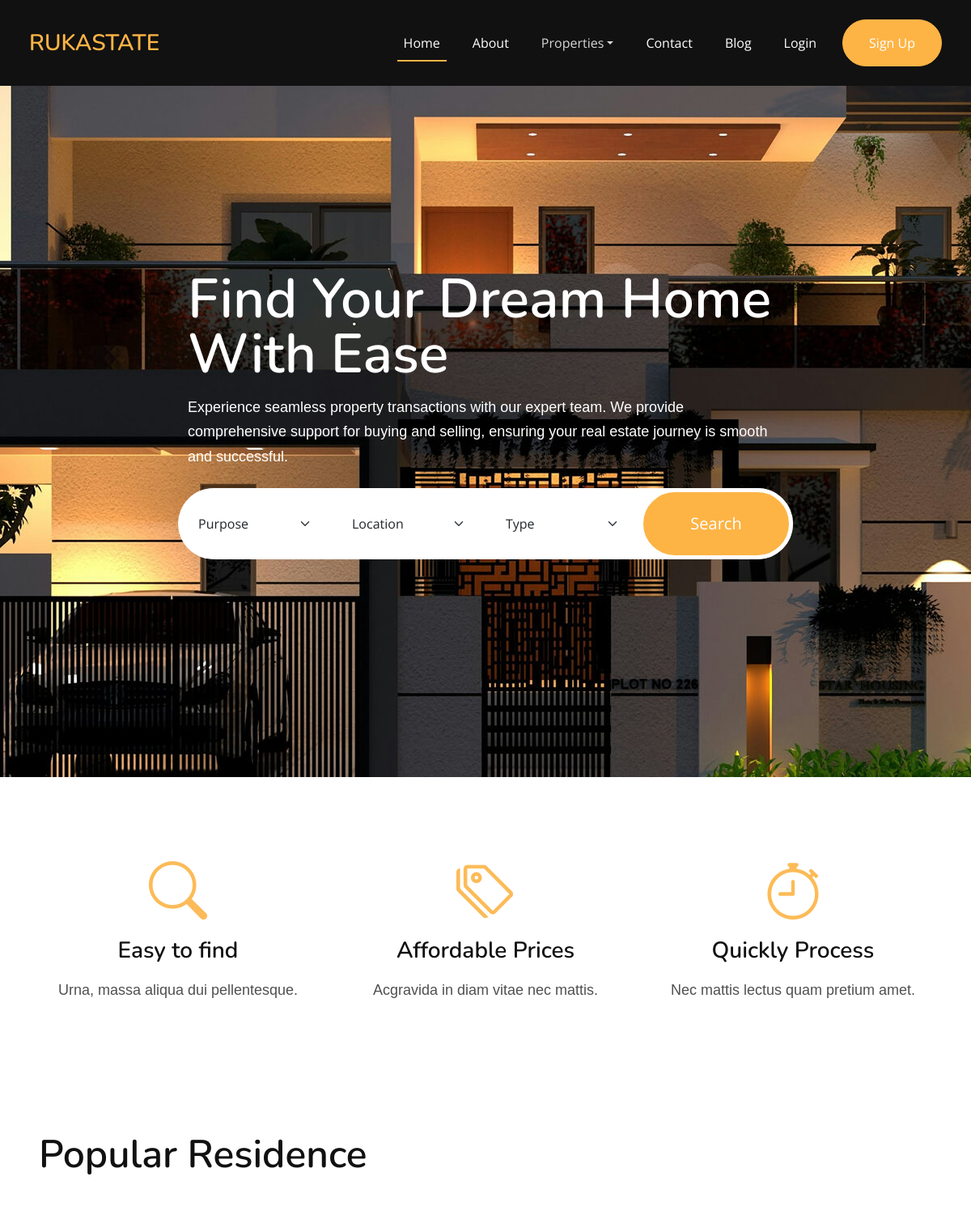
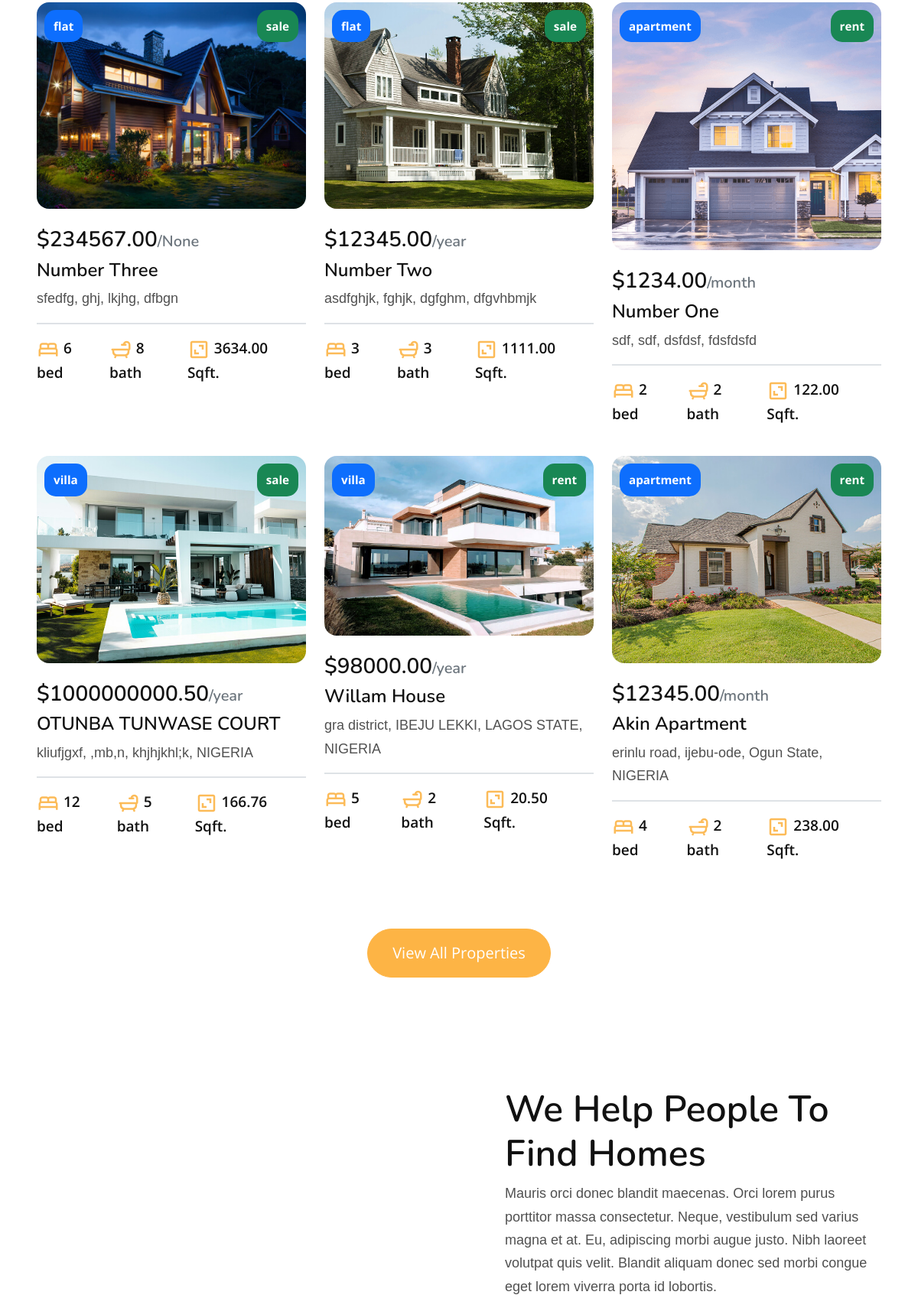
The page / (upper part) on the database its author committed (2 pictures, top to bottom).
### RukApp/models.py (models this page shows, shortened)
class Property(models.Model):
    property_name = models.TextField(max_length=50)
    bedrooms = models.IntegerField()
    bathrooms = models.IntegerField()
    property_size = models.DecimalField(max_digits=6, decimal_places=2)
    listing_type = models.CharField(max_length=10, choices=LISTING_TYPE_CHOICES)
    property_type = models.CharField(max_length=20, choices=PROPERTY_TYPE_CHOICES)
    price = models.DecimalField(max_digits=12, decimal_places=2)
    year_built = models.PositiveIntegerField()
    garage = models.BooleanField(default=False)
    property_description = models.TextField()
    Features_and_amenities = models.TextField()
    rent_duration = models.CharField(max_length=10, choices=RENT_DURATION_CHOICES, blank=True, null=True)
    main_PropertyImage = models.ImageField(upload_to='property_images/', null=True)
    created_at = models.DateTimeField(auto_now_add=True)
    Address = models.OneToOneField('Address', on_delete=models.CASCADE, related_name='property', blank=True, null=True )

class Address(models.Model):
    street = models.CharField(max_length=255)
    city = models.CharField(max_length=100)
    state = models.CharField(max_length=100)
    postal_code = models.CharField(max_length=20)
    country = models.CharField(max_length=100)
    def __str__(self):
        return f"{self.street}, {self.city}, {self.state}, {self.country}"

### RukApp/views.py (the view)
# urls.py: path('', views.index, name='index'),
def index(request):
    property = Property.objects.order_by('-created_at')[:6]
    return render(request, 'pages/index.html', {'property':property})

### templates/pages/index.html (shortened to what this page needs)
{% extends 'base.html' %}
{% block content %}
{% load static %}
{% include 'include/navbar.html' %}
  <section
  id="billboard"
  style="
        background: url({% static 'images/billboard.jpg' %});
        background-repeat: no-repeat;
        background-position: center;
        height: 960px;
        "
    >
    <div class="container padding-large">
      <div class="row justify-content-center">
        <div class="col-lg-8">
          <h1 class="text-capitalize text-white lh-1 my-3">
            Find Your Dream Home With Ease
          </h1>
          <p class="text-white mb-4">
            Experience seamless property transactions with our expert team. We
            provide comprehensive support for buying and selling, ensuring
            your real estate journey is smooth and successful.
          </p>
          <div class="row billboard-row rounded-pill align-items-center">
            <div class="col-lg-3">
              <select class="form-select mb-2 mb-lg-0" aria-label="Purpose">
                <option selected>Purpose</option>
                </select>
              </div>
              <div class="col-lg-3">
                <select class="form-select mb-2 mb-lg-0" aria-label="Location">
                  <option selected>Location</option>
                </select>
              </div>
              <div class="col-lg-3">
                <select class="form-select mb-2 mb-lg-0" aria-label="Type">
                  <option selected>Type</option>
                </select>
              </div>
              <div class="col-lg-3 p-md-0">
                <button
                type="submit"
                  class="btn btn-primary btn-lg billboard-search"
                  >
                  Search
                </button>
              </div>
            </div>
          </div>
        </div>
      </div>
    </section>
    <section id="about-us" class="padding-medium">
      <div class="container">
        <div class="row">
          <div class="text-center col-lg-4">
            <i class="bi bi-search text-primary display-2"></i>
            <h3 class="my-3">Easy to find</h3>
            <p>Urna, massa aliqua dui pellentesque.</p>
          </div>
          <div class="text-center col-lg-4">
            <i class="bi bi-tags text-primary display-2"></i>
            <h3 class="my-3">Affordable Prices</h3>
            <p>Acgravida in diam vitae nec mattis.</p>
          </div>
          <div class="text-center col-lg-4">
            <i class="bi bi-stopwatch text-primary display-2"></i>
            <h3 class="my-3">Quickly Process</h3>
            <p>Nec mattis lectus quam pretium amet.</p>
          </div>
        </div>
      </div>
    </section>
    <section id="residence">
      <div class="container-fluid px-md-5">
        <h2 class="text-capitalize m-0 py-lg-5">Popular Residence</h2>
        <div class="row">
          {% for property in property %}
          <div class="col-md-6 col-lg-4 mb-4">
              <div class="card position-relative overflow-hidden">
                <div class="image-wrapper position-relative">
                  <a href="{% url 'property_details' property.pk %}">
                    <img
                    src="{{ property.main_PropertyImage.url }}"
                    class="card-img-top rounded-4"
                    alt="Luxury apartment with modern kitchen"
                    />
                  </a>
                  <span class="property-label label-left-rent">{{ property.property_type }}</span>
                  <span class="property-label label-right">{{ property.listing_type }}</span>
                </div>
                <div class="card-body p-0">
                  <h3 class="pt-4">
                    ${{ property.price }}<span class="text-muted fs-5">/{{ property.rent_duration }}</span>
                  </h3>
                  <a href="{% url 'property_details' property.pk %}">
                    <h4 class="card-title">{{ property.property_name }}</h4>
                  </a>
                  <p class="card-text">
                    {{ property.Address }}
                  </p>
                  <div class="card-text border-top border-2 pt-3">
                    <ul class="d-flex">
                      <li class="residence-list pe-2 fw-semibold">
                        <svg class="text-primary" width="30" height="30">
                          <use xlink:href="#bed"></use>
                        </svg>
                       {{ property.bedrooms }} bed
                      </li>
                      <li class="residence-list pe-2 fw-semibold">
                        <svg class="text-primary" width="30" height="30">
                          <use xlink:href="#bath"></use>
                        </svg>
                       {{ property.bathrooms }} bath
                      </li>
                      <li class="residence-list pe-2 fw-semibold">
                        <svg class="text-primary" width="30" height="30">
                          <use xlink:href="#area"></use>
                        </svg>
                        {{ property.property_size }} Sqft.
                      </li>
                    </ul>
                  </div>
                </div>
              </div>
            </div>
            {% endfor %}
          </div>
        </div>
        <div class="residence-btn text-center">
          <a href="{% url 'properties' %}" class="btn btn-primary btn-lg my-5"
            >View All Properties</a
          >
        </div>
    </section>
    <section id="help" class="padding-medium">
      <div class="container-fluid px-md-5">
        <div class="row d-flex justify-content-between align-items-center">
          <div class="col-md-6">
            <div class="text-content ps-md-5 mt-4 mt-md-0">
              <h2 class="text-capitalize">We help people to find homes</h2>
              <p>
                Mauris orci donec blandit maecenas. Orci lorem purus porttitor
                massa consectetur. Neque, vestibulum sed varius magna et at. Eu,
                adipiscing morbi augue justo. Nibh laoreet volutpat quis velit.
                Blandit aliquam donec sed morbi congue eget lorem viverra porta
                id lobortis.
              </p>
            </div>
          </div>
        </div>
      </div>
    </section>
    {% endblock %}

### RukManager/static/style.css (style rules this page uses)
:root { --accent-color: #fdb445; --dark-color: #111111; --light-color: #FFFFFF; --grey-color: #83898F; --body-text-color: #111111; --light-text-color: #505050; --link-color: #092035; --bs-primary-rgb: 252, 187, 88; }
body { font-family: "Open Sans", sans-serif; font-weight: 400; font-size: 19px; line-height: 1.6em; color: var(--body-text-color); background-color: var(--light-color); }
h1, .h1, h2, .h2, h3, .h3, h4, .h4, h5, .h5, h6, .h6 { font-family: "Nunito", sans-serif; font-weight: 600; color: var(--body-text-color); }
h1, .h1 { font-size: 68px; }
h2, .h2 { font-size: 48px; }
ul { padding: 0; }
p { font-family: 'Work Sans', sans-serif; color: var(--light-text-color); font-size: 18px; }
a { color: var(--light-text-color); text-decoration: none; transition: all 0.3s ease-out; }
li.residence-list { list-style: none; margin-right: 10px; }
i { color: var(--light-text-color); }
.padding-large { padding-top: 20rem; }
.padding-medium { padding-top: 6rem; padding-bottom: 6rem; }
.btn { --bs-btn-border-radius: 10rem; --bs-btn-padding-x: 2rem; --bs-btn-padding-y: 1rem; }
.btn-primary { --bs-btn-color: #fff; --bs-btn-bg: var(--accent-color); --bs-btn-border-color: var(--accent-color); --bs-btn-hover-color: #fff; --bs-btn-hover-bg: var(--accent-color); --bs-btn-hover-border-color: var(--accent-color); --bs-btn-active-color: #fff; --bs-btn-active-bg: var(--accent-color); --bs-btn-active-border-color: var(--accent-color); --bs-btn-disabled-color: #fff; --bs-btn-disabled-bg: var(--accent-color); --bs-btn-disabled-border-color: var(--accent-color); }
.form-select { border: 1px solid transparent; border-radius: none; }
.billboard-row { background-color: white; }
button.btn.btn-primary.btn-lg.billboard-search { padding: 24px; border: 5px solid white; width: 100%; }
.card { --bs-card-border-width: none; --bs-card-border-radius: none; --bs-card-inner-border-radius: none; background-color: transparent !important; }
.image-wrapper { position: relative; }
.property-label { position: absolute; top: 10px; padding: 6px 12px; font-size: 0.95rem; font-weight: 700; border-radius: 15px; color: #fff; z-index: 2; }
.label-left-rent { left: 10px; background-color: #0d6efd; }
.label-right { right: 10px; background-color: #198754; }
.bi { fill: #fff; }

### rows shown on the page
Property: main_PropertyImage (picture), property_type "flat", listing_type "sale", price "234567.00", rent_duration "None", property_name "Number Three", Address "sfedfg, ghj, lkjhg, dfbgn", bedrooms "6", bathrooms "8", property_size "3634.00"
Property: main_PropertyImage (picture), property_type "flat", listing_type "sale", price "12345.00", rent_duration "year", property_name "Number Two", Address "asdfghjk, fghjk, dgfghm, dfgvhbmjk", bedrooms "3", bathrooms "3", property_size "1111.00"
Property: main_PropertyImage (picture), property_type "apartment", listing_type "rent", price "1234.00", rent_duration "month", property_name "Number One", Address "sdf, sdf, dsfdsf, fdsfdsfd", bedrooms "2", bathrooms "2", property_size "122.00"
Property: main_PropertyImage (picture), property_type "villa", listing_type "sale", price "1000000000.50", rent_duration "year", property_name "OTUNBA TUNWASE COURT", Address "kliufjgxf, ,mb,n, khjhjkhl;k, NIGERIA", bedrooms "12", bathrooms "5", property_size "166.76"
Property: main_PropertyImage (picture), property_type "villa", listing_type "rent", price "98000.00", rent_duration "year", property_name "Willam House", Address "gra district, IBEJU LEKKI, LAGOS STATE, NIGERIA", bedrooms "5", bathrooms "2", property_size "20.50"
Property: main_PropertyImage (picture), property_type "apartment", listing_type "rent", price "12345.00", rent_duration "month", property_name "Akin Apartment", Address "erinlu road, ijebu-ode, Ogun State, NIGERIA", bedrooms "4", bathrooms "2", property_size "238.00"
